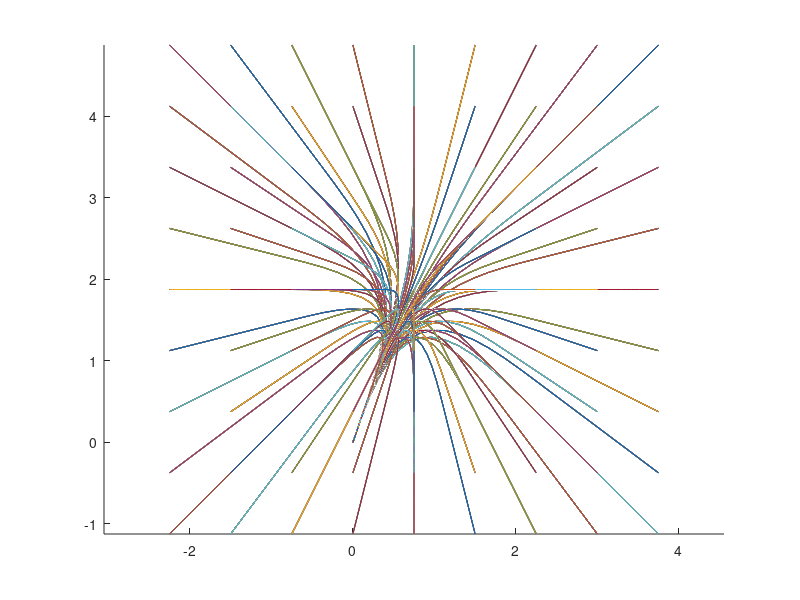

This figure's MATLAB source:
% Sweep out the trajectories for a given trajectory parameter space using
% the linear planning model

load('quadrotor_linear_planning_model.mat')

% trajectory parameter space bounds
v_0_max = 2; a_0_max = 2; v_peak_max = 2;
% discretization (for now use the same for all parameters)
dv = 0.5;

% trajectory parameter space
v_0_range = -v_0_max:dv:v_0_max;
a_0_range = -a_0_max:dv:a_0_max;
v_peak_range = -v_peak_max:dv:v_peak_max;

% store trajectories
num_trajs = length(v_0_range) * length(a_0_range) * length(v_peak_range);
P = zeros(3,size(LPM.time,2),num_trajs);

% iterate through trajectory parameter space
figure(1); hold on; axis equal
for v_peak_x = -v_peak_max:dv:v_peak_max
    for v_peak_y = -v_peak_max:dv:v_peak_max
        for v_peak_z = -v_peak_max:dv:v_peak_max
            k = [1 0 v_peak_x;
                 3 -2 v_peak_y;
                 0 3 v_peak_z];
            p = k * LPM.position;
            plot3(p(1,:),p(2,:),p(3,:));
        end
    end
end



N = size(LPM.time,2);

a_mat = LPM.acceleration;